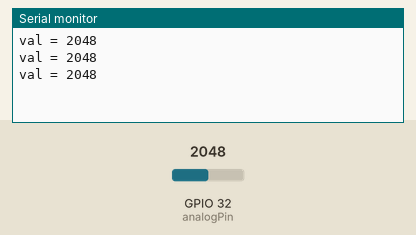
This sketch was run on a simulated ESP32. On the bench: the last lines printed to the serial monitor. The test bench sets the inputs (shaded band); at power-on: GPIO 32 (analogPin) = 2048.

Above: at 1.3 s.
1.4 s: GPIO 32 (analogPin) set to 2866
At 1.9 s:
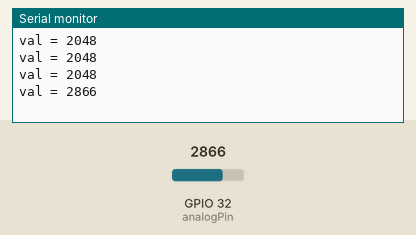
2.9 s: GPIO 32 (analogPin) set to 3603
At 3.4 s:
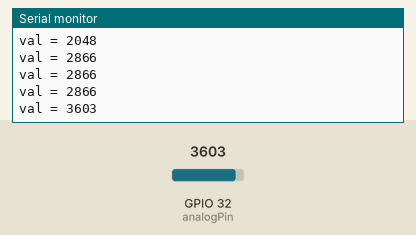
Timing chart, 0 to 5.9 s (numbered marks = the images above; inputs shaded):
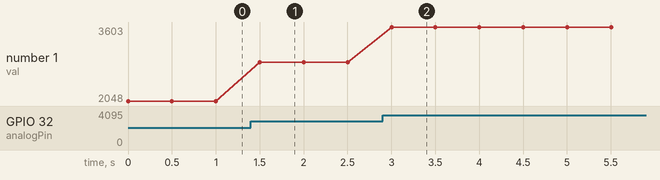

The sketch:

lab3.ino
```cpp
int analogPin = 32;
int val = 0;
void setup() {
  Serial.begin(9600);
}

void loop() {
  val = analogRead(analogPin);
  Serial.print("val = ");
  Serial.println(val);
  delay(500);
}
```

Measured:
- after the input at 1.4 s, the serial monitor: prints a new line after 0.10 s (image 1)
- after the input at 2.9 s, the serial monitor: prints a new line after 0.10 s (image 2)
- plotted number 1: 2048 → 2866 after the input at 1.4 s, 2866 → 3603 after the input at 2.9 s
